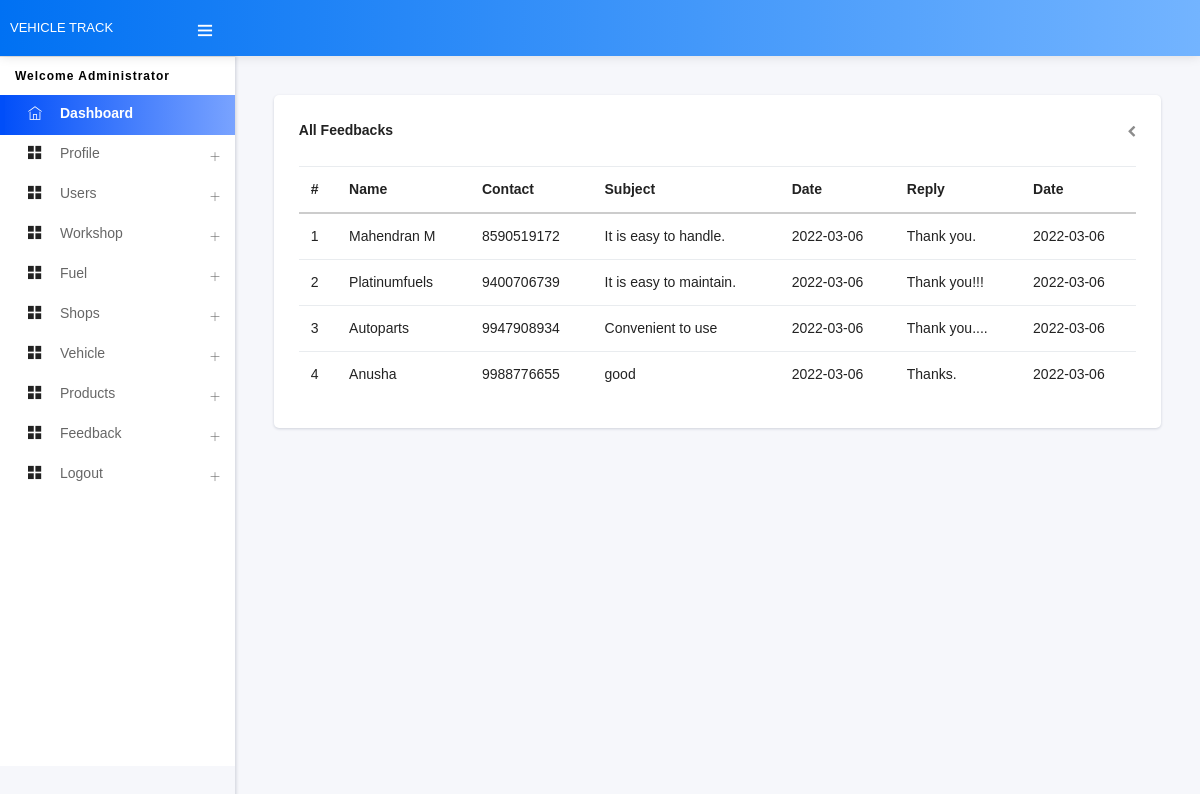
Page /admin/feedback_reply.php (signed in) on the committed database.
### tables this page shows
CREATE TABLE IF NOT EXISTS `user` (
  `user_id` int(11) NOT NULL AUTO_INCREMENT,
  `Log_Id` text NOT NULL,
  `name` text NOT NULL,
  `contact_no` text NOT NULL,
  `email` text NOT NULL,
  `location` text NOT NULL,
  `password` text NOT NULL,
  `utype` text NOT NULL,
  `stat` text NOT NULL,
  `liceno` text,
  `adharno` text,
  `photo` text,
  `date` date NOT NULL,
  PRIMARY KEY (`user_id`)
);

CREATE TABLE IF NOT EXISTS `feedback` (
  `fdbk_id` int(11) NOT NULL AUTO_INCREMENT,
  `Log_Id` text NOT NULL,
  `name` text NOT NULL,
  `cntno` text NOT NULL,
  `subj` text NOT NULL,
  `sdate` text NOT NULL,
  `reply` text NOT NULL,
  `rdate` text NOT NULL,
  PRIMARY KEY (`fdbk_id`)
);

### admin/feedback_reply.php (the view, shortened to what this page needs)
<?php
	include('../connect/db.php');
?>
<!DOCTYPE html>
<html lang="en">
	<head>
        <?php include("include/css.php");?>
	</head>
<body>
    <div id="pcoded" class="pcoded">
        <div class="pcoded-container navbar-wrapper">
            <nav class="navbar header-navbar pcoded-header">
               <div class="navbar-wrapper">
                   <div class="navbar-logo">
                       <a class="mobile-menu" id="mobile-collapse" href="#!">
                           <i class="ti-menu"></i>
                       </a>
                       <a href="index.php">
                          Vehicle Track
                       </a>
                   </div>
               </div>
           </nav>
            <div class="pcoded-main-container">
                <div class="pcoded-wrapper">
                    <?php include("include/leftmenu.php");?>
                    <div class="pcoded-content" id="home">
                        <div class="pcoded-inner-content">
                            <div class="main-body">
                                <div class="page-wrapper">
                                    <div class="page-body">
                                      <div class="row">
                                            <div class="col-sm-12">
                                                <div class="card">
                                                    <div class="card-header">
                                                        <h5 class="m-b-10">All Feedbacks</h5>
                                                        <div class="card-header-right">
                                                            <ul class="list-unstyled card-option">
                                                                <li><i class="fa fa-chevron-left"></i></li>
                                                            </ul>
                                                        </div>
                                                    </div>
                                                     <div class="card-block table-border-style">
                                						<div class="table-responsive">
                                                            <table class="table">
                                                                <thead>
                                                                    <tr>
                                                                        <th>#</th>
                                                                        <th>Name</th>
                                                                        <th>Contact</th>
                                                                        <th>Subject</th>
                                                                        <th>Date</th>
                                                                        <th>Reply</th>
                                                                        <th>Date</th>
                                                                    </tr>
                                                                </thead>
                                                                <tbody>
                                                                	<?php
																	$result = $db->prepare("select * from feedback where reply!=''");
																			$result->execute();
																			for($i=1; $row = $result->fetch(); $i++)
																			{
																				echo"<tr>";
																					echo"<td>".$i."</td>";
																					echo"<td>".$row["name"]."</td>";
																					echo"<td>".$row["cntno"]."</td>";
																					echo"<td>".$row["subj"]."</td>";
																					echo"<td>".$row["sdate"]."</td>";
																					echo"<td>".$row["reply"]."</td>";
																					echo"<td>".$row["rdate"]."</td>";
																				echo"</tr>";
																			}
																		?>
                                                                </tbody>
                                                            </table>
                                                       </div>
                                                     </div>
                                                  </div>
                                            </div>
                                        </div>
                                    </div>
                                </div>
                            </div>
                        </div>
                    </div>
                </div>
            </div>
        </div>
	</div>
</body>
</html>

### admin/include/leftmenu.php (shortened to what this page needs)
<?php
	$Log_Id=$_SESSION['SESS_ADMIN_ID'];
	$result = $db->prepare("select * from user where Log_Id='$Log_Id'");
	$result->execute();
	for($i=0; $row = $result->fetch(); $i++)
	{
		$uname=$row["name"];
	}
?>
<nav class="pcoded-navbar">
    <div class="pcoded-inner-navbar main-menu">
        <div class="pcoded-navigatio-lavel" data-i18n="nav.category.navigation" style="text-transform:capitalize;">
            Welcome <?php echo $uname;?>
        </div>
        <ul class="pcoded-item pcoded-left-item">
            <li class="active">
                <a href="index.php">
                    <span class="pcoded-micon"><i class="ti-home"></i><b>D</b></span>
                    <span class="pcoded-mtext" data-i18n="nav.dash.main">Dashboard</span>
                </a>
            </li>
            <li class="pcoded-hasmenu">
                <a href="javascript:void(0)">
                    <span class="pcoded-micon"><i class="ti-layout-grid2-alt"></i></span>
                    <span class="pcoded-mtext"  data-i18n="nav.basic-components.main">Profile</span>
                </a>
            </li>
             <li class="pcoded-hasmenu">
                <a href="javascript:void(0)">
                    <span class="pcoded-micon"><i class="ti-layout-grid2-alt"></i></span>
                    <span class="pcoded-mtext"  data-i18n="nav.basic-components.main">Users</span>
                </a>
            </li>
            <li class="pcoded-hasmenu">
                <a href="javascript:void(0)">
                    <span class="pcoded-micon"><i class="ti-layout-grid2-alt"></i></span>
                    <span class="pcoded-mtext"  data-i18n="nav.basic-components.main">Workshop</span>
                </a>
            </li>
             <li class="pcoded-hasmenu">
                <a href="javascript:void(0)">
                    <span class="pcoded-micon"><i class="ti-layout-grid2-alt"></i></span>
                    <span class="pcoded-mtext"  data-i18n="nav.basic-components.main">Fuel</span>
                </a>
            </li>
            <li class="pcoded-hasmenu">
                <a href="javascript:void(0)">
                    <span class="pcoded-micon"><i class="ti-layout-grid2-alt"></i></span>
                    <span class="pcoded-mtext"  data-i18n="nav.basic-components.main">Shops</span>
                </a>
            </li>
            <li class="pcoded-hasmenu">
                <a href="javascript:void(0)">
                    <span class="pcoded-micon"><i class="ti-layout-grid2-alt"></i></span>
                    <span class="pcoded-mtext"  data-i18n="nav.basic-components.main">Vehicle</span>
                </a>
            </li>
             <li class="pcoded-hasmenu">
                <a href="javascript:void(0)">
                    <span class="pcoded-micon"><i class="ti-layout-grid2-alt"></i></span>
                    <span class="pcoded-mtext"  data-i18n="nav.basic-components.main">Products</span>
                </a>
            </li>
            <li class="pcoded-hasmenu">
                <a href="javascript:void(0)">
                    <span class="pcoded-micon"><i class="ti-layout-grid2-alt"></i></span>
                    <span class="pcoded-mtext"  data-i18n="nav.basic-components.main">Feedback</span>
                </a>
            </li>
             <li class="pcoded-hasmenu">
                <a href="javascript:void(0)">
                    <span class="pcoded-micon"><i class="ti-layout-grid2-alt"></i></span>
                    <span class="pcoded-mtext"  data-i18n="nav.basic-components.main">Logout</span>
                </a>
            </li>
        </ul>
    </div>
</nav>

### rows in the picture
user: name "Administrator"
feedback: name "Mahendran M", cntno "8590519172", subj "It is easy to handle.", sdate "2022-03-06", reply "Thank you.", rdate "2022-03-06"
feedback: name "Platinumfuels", cntno "9400706739", subj "It is easy to maintain.", sdate "2022-03-06", reply "Thank you!!!", rdate "2022-03-06"
feedback: name "Autoparts", cntno "9947908934", subj "Convenient to use", sdate "2022-03-06", reply "Thank you....", rdate "2022-03-06"
feedback: name "Anusha", cntno "9988776655", subj "good", sdate "2022-03-06", reply "Thanks.", rdate "2022-03-06"
